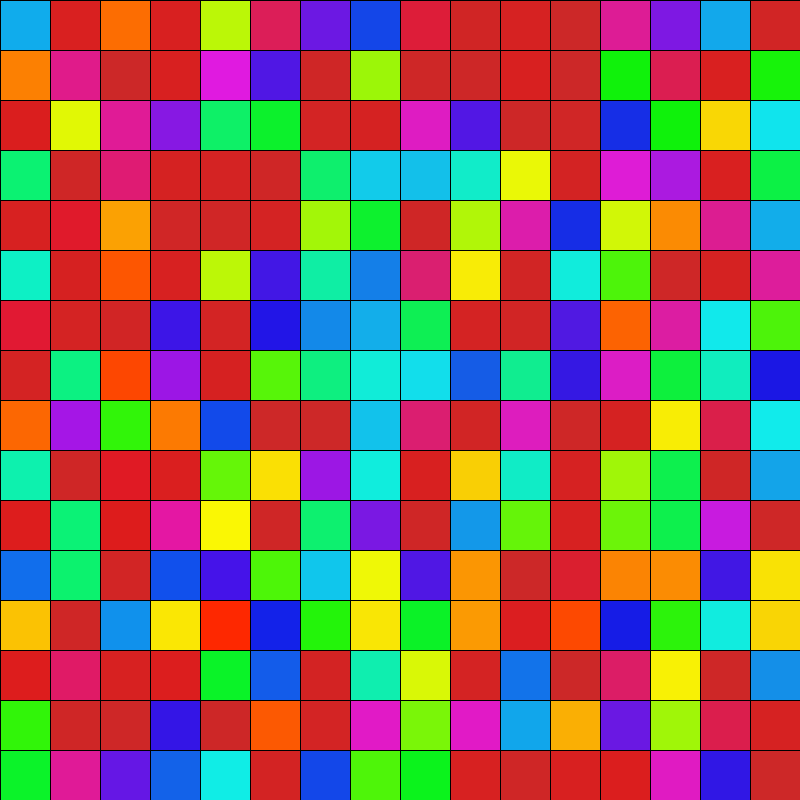
Frame 1 (no input)
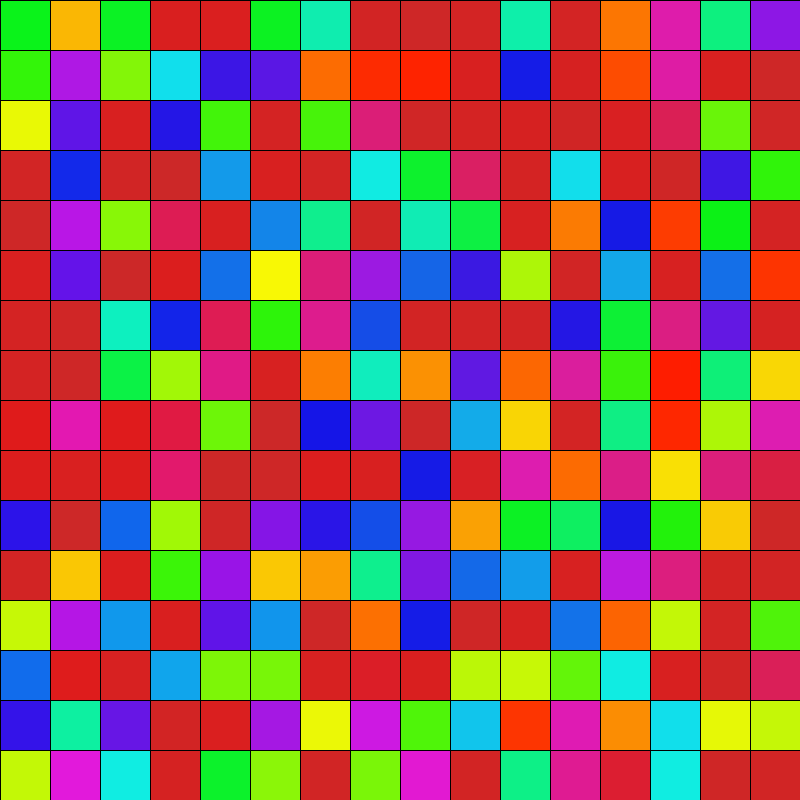
Frame 60 (the mouse pressed at the canvas centre just before this capture)
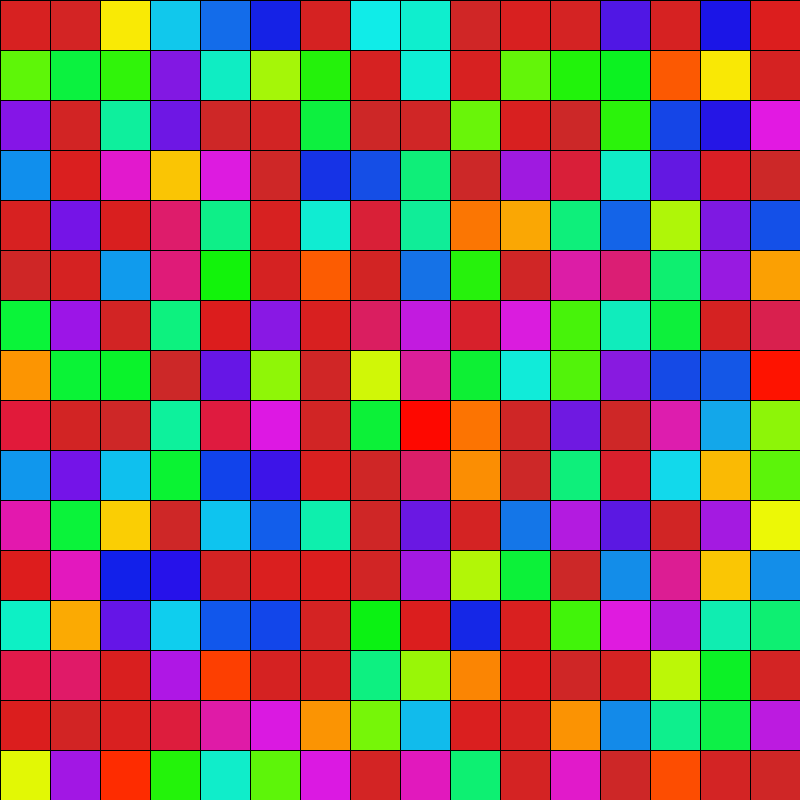
Frame 120 (the mouse held since frame 60 and released just before this capture)

The Processing sketch that drew these frames (run headless with seeded random() and noise(); from frame 60 on, the mouse is pressed at the canvas centre):

// Processing sketch: Grid_HSBcolor_16x16_06
// ── Grid_HSBcolor_16x16_06.pde
final int maxPress=25000;
final int minPress=0; 
final float increm=0.1; // Interpolation* <-- small gets slower
final float scale = 50;// 16x16 on 800x800 pixel 
int cols; 
int rows; 
PVector pv ;

void setup(){
  size(800,800); // size can be changed, thereby 
  cols = floor(width / scale); // assign value cols, rows here 
  rows = floor(height / scale); // floor: round to int ( Math.floor Javascript)

  background(0);
}
void draw(){
  colorMode(HSB,180,100,100,255);
  // Hue max 360(its angle), Saturation max(100%), Brightness max(100%), alpha max(255)
  // we can set the range of maxVal!! above are the typical
  // now I set the Hue range from red-green-cyan-blue (50%*360=180)
  setColor();
}
void setColor(){
   float ty=0;
   for(int i=0; i < rows; i++){
     float tx =0;  
     for(int j=0; j< cols; j++){
       float ranNum = random(maxPress+1);
       float H = map(ranNum,minPress,maxPress,180,0); // map the data value to the each color set 
       float S = map(ranNum,minPress,maxPress,80,100);// set the saturation and brightnessn not from 0 <-- dark and black (not pretty at all)
       float B = map(ranNum,minPress,maxPress,80,100);
       tx+=increm;
       float nH = noise(tx,ty)*H+H;
       fill(nH,S,B,255);
       square(j*scale,i*scale,scale);  
     }
     ty+=increm;
   }
 }
